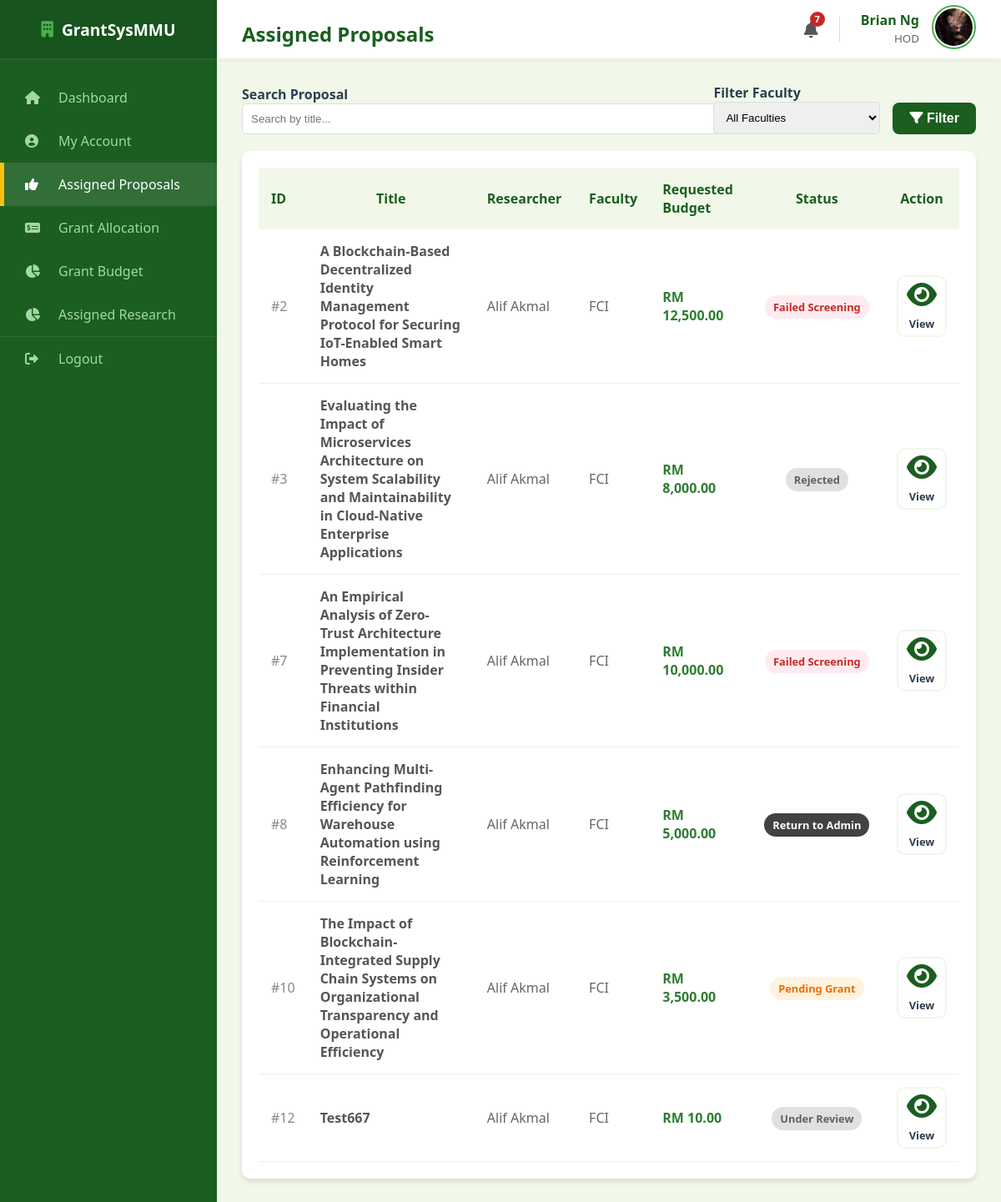
Screenshot of /hod/proposals (signed in) with the database file from the repository.
### models.py (models this page shows, shortened)
class User(db.Model):
    __tablename__ = "user"
    mmu_id = db.Column(db.String(15), primary_key=True)
    name = db.Column(db.String(150), nullable=False)
    email = db.Column(db.String(100), unique=True, nullable=False)
    password = db.Column(db.String(100), nullable=False)
    faculty = db.Column(db.String(100), nullable=False)
    user_role = db.Column(db.String(25), nullable=False)
    profile_image = db.Column(db.String(20), nullable=False, default="default.jpg")
    phone_number = db.Column(db.String(20), nullable=True)
    admin_profile = db.relationship(
        "Admin", backref="user_info", uselist=False, cascade="all, delete-orphan"
    )
    researcher_profile = db.relationship(
        "Researcher", backref="user_info", uselist=False, cascade="all, delete-orphan"
    )
    reviewer_profile = db.relationship(
        "Reviewer", backref="user_info", uselist=False, cascade="all, delete-orphan"
    )
    hod_profile = db.relationship(
        "HOD", backref="user_info", uselist=False, cascade="all, delete-orphan"
    )

class Proposal(db.Model):
    __tablename__ = "proposal"
    proposal_id = db.Column(db.Integer, primary_key=True)
    title = db.Column(db.String(255), nullable=False)
    research_area = db.Column(db.String(100), nullable=False, default="General")
    requested_budget = db.Column(db.Float, nullable=False)
    status = db.Column(db.String(30), nullable=False, default="Draft")
    submission_date = db.Column(db.Date, default=malaysia_now)
    document_file = db.Column(db.String(100), nullable=True)
    review_score = db.Column(db.Integer, nullable=True)
    review_feedback = db.Column(db.Text, nullable=True)
    review_draft = db.Column(db.Text, nullable=True)
    researcher_id = db.Column(
        db.Integer, db.ForeignKey("researcher.researcher_id"), nullable=False
    )
    cycle_id = db.Column(
        db.Integer, db.ForeignKey("grant_cycle.cycle_id"), nullable=False
    )
    assigned_reviewer_id = db.Column(
        db.Integer, db.ForeignKey("reviewer.reviewer_id"), nullable=True
    )
    assigned_hod_id = db.Column(db.Integer, db.ForeignKey("hod.hod_id"), nullable=True)
    reviewer = db.relationship("Reviewer", foreign_keys=[assigned_reviewer_id])
    hod = db.relationship("HOD", foreign_keys=[assigned_hod_id])
    deadlines = db.relationship(
        "Deadline", backref="proposal", cascade="all, delete-orphan"
    )

### routes/hod_routes.py (the view)
@hod_bp.route("/hod/proposals")
def hod_assigned_proposals():
    if session.get("role") != "HOD":
        return redirect(url_for("hod.hod_login"))
    current_hod = HOD.query.filter_by(mmu_id=session["user_id"]).first()
    search_query = request.args.get("search", "")
    filter_faculty = request.args.get("faculty", "")
    page = request.args.get("page", 1, type=int)
    per_page = 8
    query = (
        Proposal.query.filter(
            Proposal.assigned_hod_id == current_hod.hod_id,
            ~Proposal.status.in_(["Approved", "Completed", "Terminated"]),
        )
        .join(Researcher)
        .join(User)
    )
    if search_query:
        query = query.filter(Proposal.title.ilike(f"%{search_query}%"))
    if filter_faculty:
        query = query.filter(User.faculty == filter_faculty)
    pagination = query.paginate(page=page, per_page=per_page, error_out=False)
    return render_template(
        "hod_assigned_proposals.html",
        proposals=pagination.items,
        pagination=pagination,
        user=User.query.get(session["user_id"]),
        faculties=Faculty.query.all(),
    )

### main.py (called while the page is built)
@app.context_processor
def inject_notifications():
    if "user_id" in session:
        unread = Notification.query.filter_by(recipient_id=session["user_id"], is_read=False).count()
        return dict(unread_notifications=unread)
    return dict(unread_notifications=0)

### templates/hod_assigned_proposals.html (shortened to what this page needs)
<!DOCTYPE html>
<html lang="en">
<head>
    <link rel="stylesheet" type="text/css" href="{{ url_for('static', filename='style.css') }}">
    <link rel="stylesheet" href="https://cdnjs.cloudflare.com/ajax/libs/font-awesome/6.0.0/css/all.min.css">
</head>
<body>
    <div class="dashboard-container">
        <div class="sidebar">
            <div class="sidebar-header"><i class="fas fa-building"
                    style="margin-right: 10px; color: var(--secondary-color);"></i> GrantSysMMU</div>
            <ul class="sidebar-menu">
                <li><a href="{{ url_for('hod.hod_dashboard') }}"><i class="fas fa-home"></i> Dashboard</a></li>
                <li><a href="{{ url_for('hod.hod_profile') }}"><i class="fas fa-user-circle"></i> My Account</a></li>
                <li class="active"><a href="{{ url_for('hod.hod_assigned_proposals') }}"><i class="fas fa-thumbs-up"></i>
                        Assigned Proposals</a></li>
                <li><a href="{{ url_for('hod.hod_grant_allocation') }}"><i class="fas fa-money-check-alt"></i> Grant Allocation</a></li>
                <li><a href="{{ url_for('hod.hod_grant_budget') }}"><i class="fas fa-chart-pie"></i> Grant Budget</a></li>
                <li><a href="{{ url_for('hod.hod_assigned_research') }}"><i class="fas fa-chart-pie"></i> Assigned Research</a></li>
                <li style="margin-top: auto; border-top: 1px solid rgba(255,255,255,0.1);">
                    <a href="{{ url_for('auth.logout') }}"><i class="fas fa-sign-out-alt"></i> Logout</a>
                </li>
            </ul>
        </div>
        <div class="main-content">
            <div class="top-bar">
                <h2>Assigned Proposals</h2>
                <div style="display: flex; align-items: center; gap: 25px;">
                    <a href="{{ url_for('auth.view_notifications') }}"
                        style="position: relative; color: #555; font-size: 1.2rem; text-decoration: none;">
                        <i class="fas fa-bell"></i>
                        {% if unread_notifications > 0 %}
                        <span
                            style="position: absolute; top: -8px; right: -8px; background: #c62828; color: white; border-radius: 50%; width: 18px; height: 18px; font-size: 0.7rem; display: flex; align-items: center; justify-content: center; font-weight: bold;">
                            {{ unread_notifications }}
                        </span>
                        {% endif %}
                    </a>
                    <div style="display: flex; align-items: center; gap: 15px;">
                        <div style="text-align: right; line-height: 1.3;">
                            <span style="display: block; font-weight: bold; color: #1b5e20;">{{ user.name }}</span>
                            <small style="color: #666;">HOD</small>
                        </div>
                        <a href="{{ url_for('hod.hod_profile') }}">
                            <img src="{{ url_for('static', filename='profile_pics/' + user.profile_image) }}"
                                alt="Profile"
                                style="width: 45px; height: 45px; border-radius: 50%; object-fit: cover; border: 2px solid #4caf50; padding: 2px;">
                        </a>
                    </div>
                </div>
            </div>
            <div class="content-wrapper">
                <div class="section-card" style="margin-bottom: 20px;">
                    <form method="GET" action="{{ url_for('hod.hod_assigned_proposals') }}"
                        style="display: flex; gap: 15px; align-items: flex-end;">
                        <div style="flex: 1;">
                            <label style="font-weight: bold;">Search Proposal</label>
                            <input type="text" name="search" placeholder="Search by title..."
                                value="{{ request.args.get('search', '') }}"
                                style="width: 100%; padding: 10px; border: 1px solid #ddd; border-radius: 5px;">
                        </div>
                        <div style="width: 200px;">
                            <label style="font-weight: bold;">Filter Faculty</label>
                            <select name="faculty"
                                style="width: 100%; padding: 10px; border: 1px solid #ddd; border-radius: 5px;">
                                <option value="">All Faculties</option>
                            </select>
                        </div>
                        <button type="submit" class="btn-primary" style="width: auto; padding: 10px 20px;"><i
                                class="fas fa-filter"></i> Filter</button>
                    </form>
                </div>
                <div class="table-card">
                    <table style="width: 100%; border-collapse: collapse;">
                        <thead>
                            <tr style="background: #f1f8e9; color: #1b5e20;">
                                <th style="padding: 15px; width:5%; text-align: left;">ID</th>
                                <th style="padding: 15px; width:30%; text-align: center;">Title</th>
                                <th style="padding: 15px; width:15%; text-align: left;">Researcher</th>
                                <th style="padding: 15px; width:5%; text-align: left;">Faculty</th>
                                <th style="padding: 15px; width:15%; text-align: left;">Requested Budget</th>
                                <th style="padding: 15px; width:20%; text-align: center;">Status</th>
                                <th style="padding: 15px; width:10%; text-align: center;">Action</th>
                            </tr>
                        </thead>
                        <tbody>
                            {% for p in proposals %}
                            <tr style="border-bottom: 1px solid #eee;">
                                <td style="padding: 15px; color: #888;">#{{ p.proposal_id }}</td>
                                <td style="padding: 15px; font-weight: bold; color: #555;">{{ p.title }}</td>
                                <td style="padding: 15px; color: #666;">{{ p.researcher.user_info.name }}</td>
                                <td style="padding: 15px; color: #666;">{{ p.researcher.user_info.faculty }}</td>
                                <td style="padding: 15px; font-weight: bold; color: #2e7d32;">RM {{ "{:,.2f}".format(p.requested_budget) }}</td>
                                <td style="padding: 15px; text-align: center;">
                                    <span style="
                                        white-space: nowrap;
                                        padding: 5px 10px; border-radius: 15px; font-size: 0.8rem; font-weight: bold;
                                        {% if p.status == 'Passed Screening' %}
                                            background: #e3f2fd; color: #1565c0;
                                        {% elif p.status == 'Failed Screening' %}
                                            background: #ffebee; color: #c62828;
                                        {% elif p.status == 'Return for Reassignment' %}
                                            background:#424242; color:#fff;
                                        {% elif p.status == 'Pending HOD Approval' %}
                                            background:#d8bfd8; color:#50404d;
                                        {% elif p.status == 'Pending Grant' %}
                                            background:#fff3e0; color:#ef6c00;
                                        {% elif p.status == 'Approved' %}
                                            background:#e8f5e9; color:#2e7d32;
                                        {% else %}
                                            background:#e0e0e0; color:#616161;
                                        {% endif %}
                                    ">
                                        {% if p.status == 'Return for Reassignment' %}
                                            Return to Admin
                                        {% else %}
                                            {{ p.status }}
                                        {% endif %}
                                    </span>
                                </td>
                                <td style="padding: 15px; text-align: center;">
                                    <a href="{{ url_for('hod.hod_view_proposal', proposal_id=p.proposal_id) }}"
                                        class="btn-outline" style="padding: 5px 10px; font-size: 0.8rem;">
                                        <i class="fas fa-eye"></i> View
                                    </a>
                                </td>
                            </tr>
                            {% else %}
                            <tr>
                                <td colspan="7" style="padding: 20px; text-align: center; color: #777;">No proposals assigned to you yet.</td>
                            </tr>
                            {% endfor %}
                        </tbody>
                    </table>
                </div>
            </div>
        </div>
    </div>
</body>
</html>

### static/style.css (style rules this page uses)
:root { --primary-color: #1b5e20; --secondary-color: #4caf50; --accent-color: #ffc107; --bg-light: #f1f8e9; --white: #ffffff; --text-dark: #2c3e50; --text-muted: #607d8b; --sidebar-width: 260px; --shadow: 0 4px 6px rgba(0, 0, 0, 0.1); }
body { font-family: 'Segoe UI', 'Roboto', Helvetica, Arial, sans-serif; margin: 0; padding: 0; background-color: var(--bg-light); color: var(--text-dark); }
.dashboard-container { display: flex; min-height: 100vh; }
.sidebar { width: var(--sidebar-width); background-color: var(--primary-color); color: white; display: flex; flex-direction: column; position: fixed; height: 100%; z-index: 100; }
.sidebar-header { height: 70px; display: flex; align-items: center; justify-content: center; background-color: rgba(0, 0, 0, 0.1); font-size: 1.2rem; font-weight: bold; border-bottom: 1px solid rgba(255, 255, 255, 0.1); }
.sidebar-menu { list-style: none; padding: 0; margin: 20px 0; }
.sidebar-menu li a { display: flex; align-items: center; padding: 15px 25px; color: #a5d6a7; text-decoration: none; transition: 0.3s; border-left: 5px solid transparent; }
.sidebar-menu li a:hover, .sidebar-menu li.active a { background-color: rgba(255, 255, 255, 0.1); color: white; border-left-color: var(--accent-color); }
.sidebar-menu li a i { width: 30px; margin-right: 10px; }
.main-content { margin-left: var(--sidebar-width); width: calc(100% - var(--sidebar-width)); background-color: var(--bg-light); display: flex; flex-direction: column; min-height: 100vh; }
.top-bar { width: 100%; height: 70px; background: white; display: flex; align-items: center; justify-content: space-between; padding: 0 30px; box-shadow: 0 2px 10px rgba(0, 0, 0, 0.05); box-sizing: border-box; position: sticky; top: 0; z-index: 50; }
body { margin: 0; }
.dashboard-container { display: flex; min-height: 100vh; width: 100%; }
.sidebar { width: 260px; flex-shrink: 0; }
.main-content { flex: 1; display: flex; flex-direction: column; width: 100%; }
.content-wrapper { padding: 30px; }
.btn-primary { background-color: var(--primary-color); color: white; border: none; padding: 14px; width: 100%; font-size: 1rem; font-weight: 600; border-radius: 8px; cursor: pointer; transition: background 0.3s; margin-top: 10px; }
.btn-outline { background: white; border: 2px solid var(--bg-light); color: var(--text-dark); padding: 20px; border-radius: 10px; text-decoration: none; font-weight: 600; transition: all 0.3s; display: flex; flex-direction: column; align-items: center; justify-content: center; }
.btn-outline i { font-size: 2rem; margin-bottom: 10px; color: var(--primary-color); }
.table-card { background: white; padding: 20px; border-radius: 10px; box-shadow: var(--shadow); }
h2 { margin-bottom: 0.5rem; color: var(--primary-color); }

### rows the page displays
User: name "Brian Ng", profile_image (picture)
Proposal: proposal_id "2", title "A Blockchain-Based Decentralized Identity Management Protocol for Securing IoT-Enabled Smart Homes", researcher.user_info.name "Alif Akmal", researcher.user_info.faculty "FCI", requested_budget "12,500.00", status "Failed Screening"
Proposal: proposal_id "3", title "Evaluating the Impact of Microservices Architecture on System Scalability and Maintainability in Cloud-Native Enterprise Applications", researcher.user_info.name "Alif Akmal", researcher.user_info.faculty "FCI", requested_budget "8,000.00", status "Rejected"
Proposal: proposal_id "7", title "An Empirical Analysis of Zero-Trust Architecture Implementation in Preventing Insider Threats within Financial Institutions", researcher.user_info.name "Alif Akmal", researcher.user_info.faculty "FCI", requested_budget "10,000.00", status "Failed Screening"
Proposal: proposal_id "8", title "Enhancing Multi-Agent Pathfinding Efficiency for Warehouse Automation using Reinforcement Learning", researcher.user_info.name "Alif Akmal", researcher.user_info.faculty "FCI", requested_budget "5,000.00", shows "Return to Admin"
Proposal: proposal_id "10", title "The Impact of Blockchain-Integrated Supply Chain Systems on Organizational Transparency and Operational Efficiency", researcher.user_info.name "Alif Akmal", researcher.user_info.faculty "FCI", requested_budget "3,500.00", status "Pending Grant"
Proposal: proposal_id "12", title "Test667", researcher.user_info.name "Alif Akmal", researcher.user_info.faculty "FCI", requested_budget "10.00", status "Under Review"

### other values shown
{{ unread_notifications }} "7"
